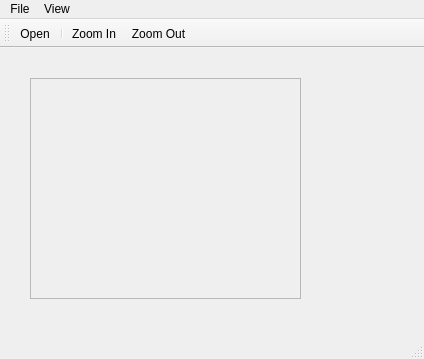
<?xml version="1.0" encoding="UTF-8"?>
<ui version="4.0">
 <class>MainWindow</class>
 <widget class="QMainWindow" name="MainWindow">
  <property name="geometry">
   <rect>
    <x>0</x>
    <y>0</y>
    <width>424</width>
    <height>359</height>
   </rect>
  </property>
  <property name="windowTitle">
   <string>MainWindow</string>
  </property>
  <widget class="QWidget" name="centralwidget">
   <widget class="QScrollArea" name="scrollArea">
    <property name="geometry">
     <rect>
      <x>30</x>
      <y>30</y>
      <width>271</width>
      <height>221</height>
     </rect>
    </property>
    <property name="widgetResizable">
     <bool>true</bool>
    </property>
    <widget class="QWidget" name="scrollAreaWidgetContents">
     <property name="geometry">
      <rect>
       <x>0</x>
       <y>0</y>
       <width>269</width>
       <height>219</height>
      </rect>
     </property>
    </widget>
   </widget>
  </widget>
  <widget class="QMenuBar" name="menubar">
   <property name="geometry">
    <rect>
     <x>0</x>
     <y>0</y>
     <width>424</width>
     <height>22</height>
    </rect>
   </property>
   <widget class="QMenu" name="menuFile">
    <property name="title">
     <string>File</string>
    </property>
    <addaction name="actionOpen"/>
   </widget>
   <widget class="QMenu" name="menuView">
    <property name="title">
     <string>View</string>
    </property>
    <addaction name="actionZoom_In"/>
    <addaction name="actionZoom_Out"/>
   </widget>
   <addaction name="menuFile"/>
   <addaction name="menuView"/>
  </widget>
  <widget class="QStatusBar" name="statusbar"/>
  <widget class="QToolBar" name="toolBar">
   <property name="windowTitle">
    <string>toolBar</string>
   </property>
   <attribute name="toolBarArea">
    <enum>TopToolBarArea</enum>
   </attribute>
   <attribute name="toolBarBreak">
    <bool>false</bool>
   </attribute>
   <addaction name="actionOpen"/>
   <addaction name="separator"/>
   <addaction name="actionZoom_In"/>
   <addaction name="actionZoom_Out"/>
  </widget>
  <action name="actionOpen">
   <property name="text">
    <string>Open</string>
   </property>
  </action>
  <action name="actionZoom_In">
   <property name="text">
    <string>Zoom In</string>
   </property>
  </action>
  <action name="actionZoom_Out">
   <property name="text">
    <string>Zoom Out</string>
   </property>
  </action>
 </widget>
 <resources/>
 <connections/>
</ui>
